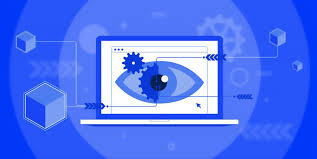
#> input picture cv.jpeg, 317 x 159 px
$ python bounding_box.py
#> lines starting #> are read from the running program, lines starting #| are printed output that depends on the picture; after the words box and inside, x2 and y2 are one past the last pixel; in counts of white or black regions, pixels touching at a corner belong together
import cv2

# Load an image
image = cv2.imread('cv.jpeg')
#> image is the input picture: shape (159, 317, 3); mean B, G, R 245.6, 116.8, 79.6
if image is None:
    raise FileNotFoundError("Image file not found.")

# Get the dimensions of the image
height, width, _ = image.shape
#> height = 159; width = 317

# Define the size of the bounding box
box_width, box_height = 100, 100  # Change these values as needed

# Calculate the coordinates of the top-left corner of the bounding box
x = (width - box_width) // 2
#> x = 108
y = (height - box_height) // 2
#> y = 29

# Draw the bounding box

# (x1,y1)= start point of rect,  ( x2, y2)= end point of the rectangle )
        #      x1,y1 ------
        #      |          |
        #      |          |
        #      |          |
        #      --------x2,y2

## (x,y)= start point of rect,  ( x+box_width, y+box_height)= end point of the rectangle )

cv2.rectangle(image, (x, y), ( x+box_width, y+box_height), (0, 255, 0), 2)
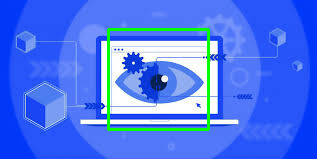
#> image: shape (159, 317, 3); 2.37% of pixels changed, all inside (x1, y1, x2, y2) = (107, 28, 210, 131)

# Display the result
cv2.imshow('Bounding Box', image)
cv2.waitKey(0)
cv2.destroyAllWindows()
